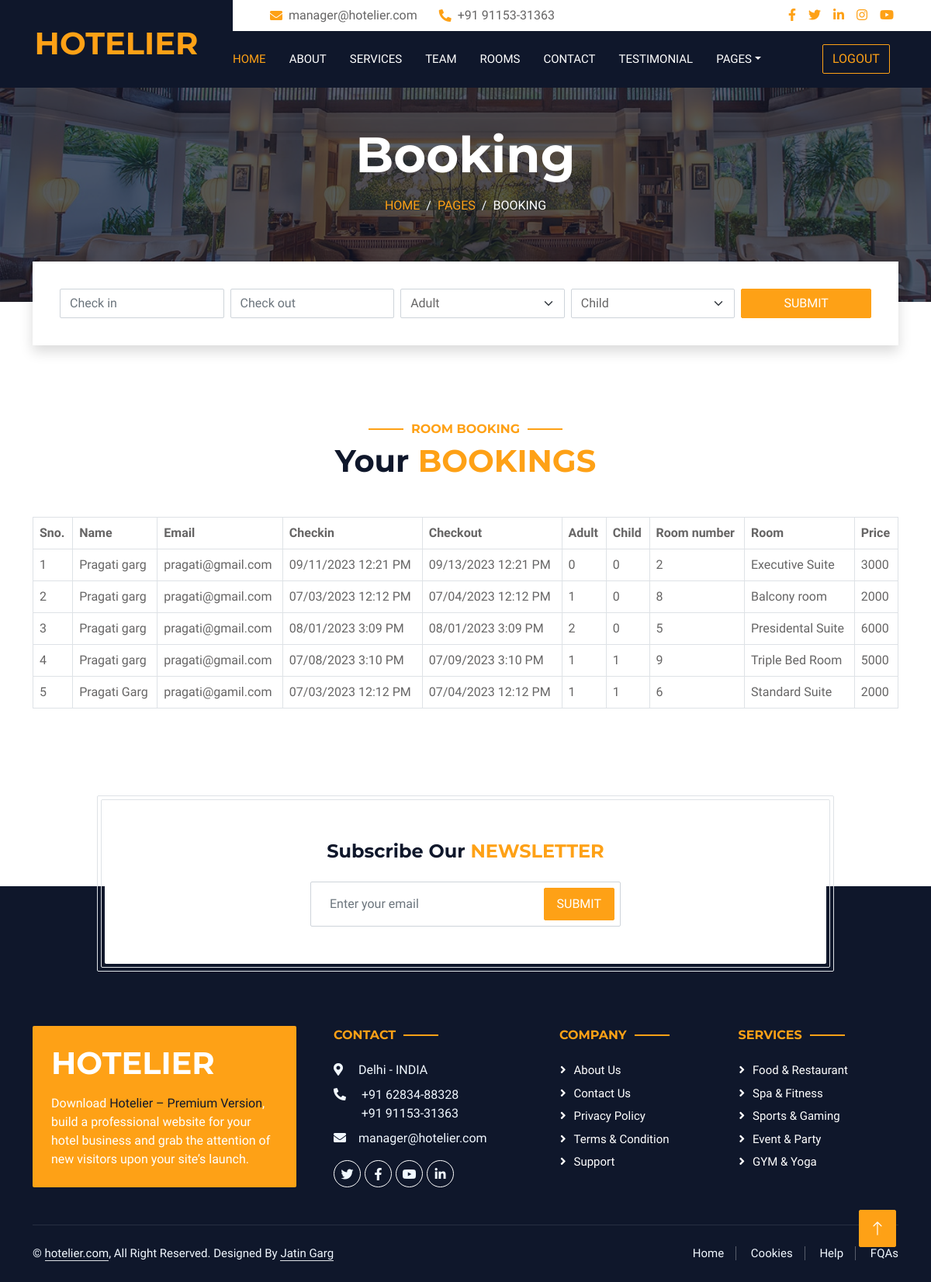
The app's page /yourbooking.php (signed in) with its own data.
### tables this page shows
CREATE TABLE `roombook` (
  `sno` int(11) NOT NULL,
  `U_id` int(11) NOT NULL,
  `b_name` varchar(30) NOT NULL,
  `b_email` varchar(50) NOT NULL,
  `b_checkin` varchar(200) NOT NULL,
  `b_checkout` varchar(200) NOT NULL,
  `b_adult` varchar(50) NOT NULL,
  `b_child` varchar(50) NOT NULL,
  `room_no` int(11) NOT NULL,
  `b_room` varchar(40) NOT NULL,
  `b_price` int(11) NOT NULL,
  `b_spclrqst` varchar(500) NOT NULL
);

### yourbooking.php (the view, shortened to what this page needs)
<?php
if (!isset($_SESSION['U_id']))
{
	echo"<script>
	alert('Login Firstly.');
	window.location.href='login.php';
	</script>";
}
else
{
$uid=$_SESSION['U_id'];
}
include"header.php";
?>
        <div class="container-fluid page-header mb-5 p-0" style="background-image: url(img/carousel-1.jpg);">
            <div class="container-fluid page-header-inner py-5">
                <div class="container text-center pb-5">
                    <h1 class="display-3 text-white mb-3 animated slideInDown">Booking</h1>
                    <nav aria-label="breadcrumb">
                        <ol class="breadcrumb justify-content-center text-uppercase">
                            <li class="breadcrumb-item"><a href="#">Home</a></li>
                            <li class="breadcrumb-item"><a href="#">Pages</a></li>
                            <li class="breadcrumb-item text-white active" aria-current="page">Booking</li>
                        </ol>
                    </nav>
                </div>
            </div>
        </div>
        <div class="container-fluid booking pb-5 wow fadeIn" data-wow-delay="0.1s">
            <div class="container">
                <div class="bg-white shadow" style="padding: 35px;">
                    <div class="row g-2">
                        <div class="col-md-10">
                            <div class="row g-2">
                                <div class="col-md-3">
                                    <div class="date" id="date1" data-target-input="nearest">
                                        <input type="text" class="form-control datetimepicker-input"
                                            placeholder="Check in" data-target="#date1" data-toggle="datetimepicker" />
                                    </div>
                                </div>
                                <div class="col-md-3">
                                    <div class="date" id="date2" data-target-input="nearest">
                                        <input type="text" class="form-control datetimepicker-input" placeholder="Check out" data-target="#date2" data-toggle="datetimepicker"/>
                                    </div>
                                </div>
                                <div class="col-md-3">
                                    <select class="form-select">
                                        <option selected>Adult</option>
                                    </select>
                                </div>
                                <div class="col-md-3">
                                    <select class="form-select">
                                        <option selected>Child</option>
                                    </select>
                                </div>
                            </div>
                        </div>
                        <div class="col-md-2">
                            <button class="btn btn-primary w-100">Submit</button>
                        </div>
                    </div>
                </div>
            </div>
        </div>
        <div class="container-xxl py-5">
            <div class="container">
                <div class="text-center wow fadeInUp" data-wow-delay="0.1s">
                    <h6 class="section-title text-center text-primary text-uppercase">Room Booking</h6>
                    <h1 class="mb-5">Your <span class="text-primary text-uppercase">Bookings</span></h1>
                </div>
			    <?php
				include"mconn.php";
				$a="SELECT * from roombook where U_id='$uid' order by sno desc";
				$run=mysqli_query($conn,$a);
				$count=mysqli_num_rows($run);
				if($count>0)
				{
                ?>
		      <table class="table table-bordered table-hover">
    <thead>
      <tr>
        <th>Sno.</th>
        <th>Name</th>
        <th>Email</th>
        <th>Checkin</th>
        <th>Checkout</th>
        <th>Adult</th>
        <th>Child</th>
        <th>Room number</th>
        <th>Room</th>
        <th>Price</th>
      </tr>
	  </thead>
	  <tbody>
	<?php
	$i=1;
		while($r=mysqli_fetch_array($run))
		{
	?>
      <tr>
        <td><?php echo $i++ ?></td>
        <td><?php echo $r['b_name']; ?></td>
        <td><?php echo $r['b_email']; ?></td>
        <td><?php echo $r['b_checkin']; ?></td>
        <td><?php echo $r['b_checkout']; ?></td>
        <td><?php echo $r['b_adult']; ?></td>
        <td><?php echo $r['b_child']; ?></td>
        <td><?php echo $r['room_no' ]; ?></td>
        <td><?php echo $r['b_room']; ?></td>
        <td><?php echo $r['b_price']; ?></td>
      </tr>
	  <?php
   	  }
	  ?>
     </tbody>
	 </table>
	  <?php
	  }
	  ?>
	  </div>
	  </div>
<?php
include"footer.php";
?>

### css/style.css (style rules this page uses)
:root { --primary: #FEA116; --light: #F1F8FF; --dark: #0F172B; }
.btn { font-weight: 500; text-transform: uppercase; transition: .5s; }
.btn.btn-primary, .btn.btn-secondary { color: #FFFFFF; }
.page-header { background-position: center center; background-repeat: no-repeat; background-size: cover; }
.page-header-inner { background: rgba(15, 23, 43, .7); }
.breadcrumb-item + .breadcrumb-item::before { color: var(--light); }
.booking { position: relative; margin-top: -100px !important; z-index: 1; }
.section-title { position: relative; display: inline-block; }
.section-title::before { position: absolute; content: ""; width: 45px; height: 2px; top: 50%; left: -55px; margin-top: -1px; background: var(--primary); }
.section-title::after { position: absolute; content: ""; width: 45px; height: 2px; top: 50%; right: -55px; margin-top: -1px; background: var(--primary); }

### records on screen
roombook: b_name "Pragati garg", b_email "pragati@gmail.com", b_checkin "09/11/2023 12:21 PM", b_checkout "09/13/2023 12:21 PM", b_adult "0", b_child "0", room_no "2", b_room "Executive Suite", b_price "3000"
roombook: b_name "Pragati garg", b_email "pragati@gmail.com", b_checkin "07/03/2023 12:12 PM", b_checkout "07/04/2023 12:12 PM", b_adult "1", b_child "0", room_no "8", b_room "Balcony room", b_price "2000"
roombook: b_name "Pragati garg", b_email "pragati@gmail.com", b_checkin "08/01/2023 3:09 PM", b_checkout "08/01/2023 3:09 PM", b_adult "2", b_child "0", room_no "5", b_room "Presidental Suite", b_price "6000"
roombook: b_name "Pragati garg", b_email "pragati@gmail.com", b_checkin "07/08/2023 3:10 PM", b_checkout "07/09/2023 3:10 PM", b_adult "1", b_child "1", room_no "9", b_room "Triple Bed Room", b_price "5000"
roombook: b_name "Pragati Garg", b_email "pragati@gamil.com", b_checkin "07/03/2023 12:12 PM", b_checkout "07/04/2023 12:12 PM", b_adult "1", b_child "1", room_no "6", b_room "Standard Suite", b_price "2000"
